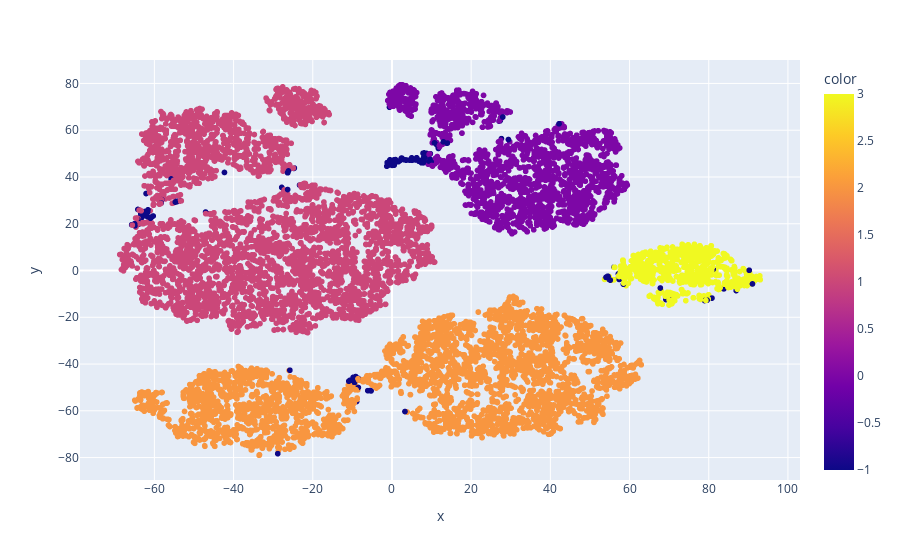

Write notebook code for a chart like this one.
### Code cell
tsne1 = TSNE(n_components=2, random_state=42).fit_transform(X_std)
px.scatter(x=tsne1[:,0], y=tsne1[:,1], color=labels)

### Figure 1 — Plotly figure (JSON) as saved in the notebook; plotly's stock layout.template omitted (floating-point values rounded to 4 significant figures; data arrays with more than 128 entries replaced by an {"elided": "..."} marker saying what was removed)
{"data": [{"hovertemplate": "x=%{x}<br>y=%{y}<br>color=%{marker.color}<extra></extra>", "legendgroup": "", "marker": {"color": {"elided": "11814 int values"}, "coloraxis": "coloraxis", "symbol": "circle"}, "mode": "markers", "name": "", "showlegend": false, "type": "scattergl", "x": {"elided": "11814 float values"}, "xaxis": "x", "y": {"elided": "11814 float values"}, "yaxis": "y"}], "layout": {"coloraxis": {"colorbar": {"title": {"text": "color"}}, "colorscale": [[0, "#0d0887"], [0.1111, "#46039f"], [0.2222, "#7201a8"], [0.3333, "#9c179e"], [0.4444, "#bd3786"], [0.5556, "#d8576b"], [0.6667, "#ed7953"], [0.7778, "#fb9f3a"], [0.8889, "#fdca26"], [1, "#f0f921"]]}, "legend": {"tracegroupgap": 0}, "margin": {"t": 60}, "xaxis": {"anchor": "y", "domain": [0, 1], "title": {"text": "x"}}, "yaxis": {"anchor": "x", "domain": [0, 1], "title": {"text": "y"}}}}
